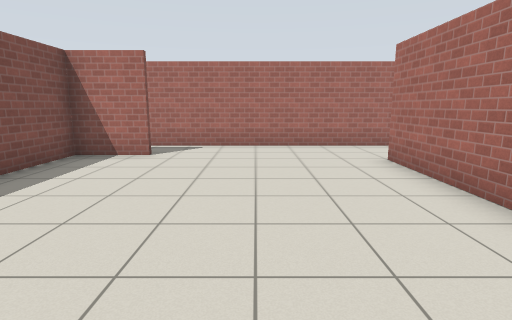
view 1 (above)

14 first-person views from a walk through a world built for the Gazebo simulator. The camera is 1.2 m above the floor, tilts 10° down and sees 80° across. The floor is counted in squares, 1 m on a side. Each view is taken from the middle of a square. On the plan, view 1 faces up. The plan holds only what a view shows up to about 13 squares ahead; the rest is blank. Simple patterns stand in for the simulator's built-in surfaces.

view 2
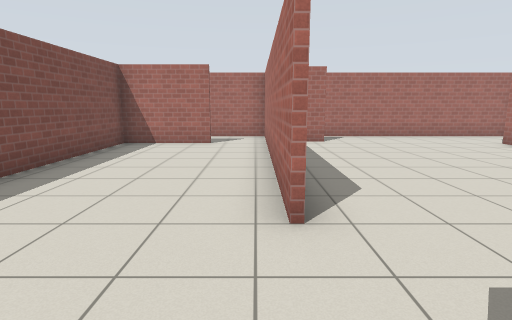

view 3
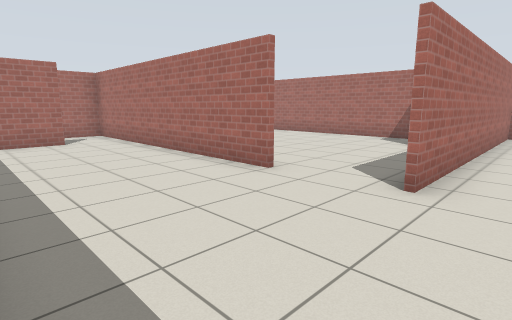

view 4
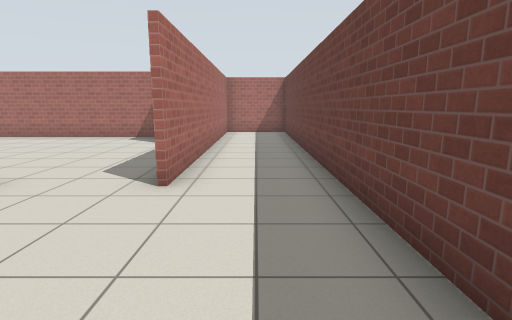

view 5
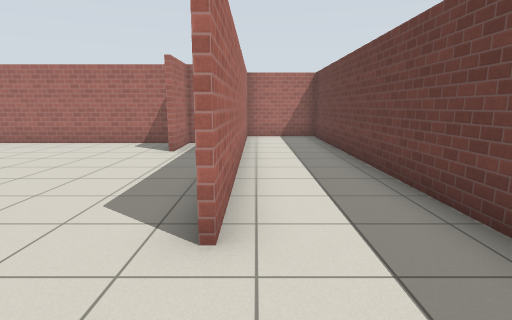

view 6
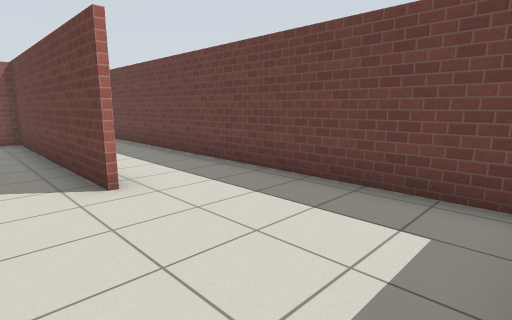

view 7
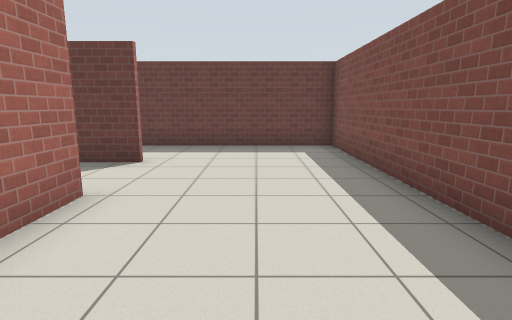

view 8
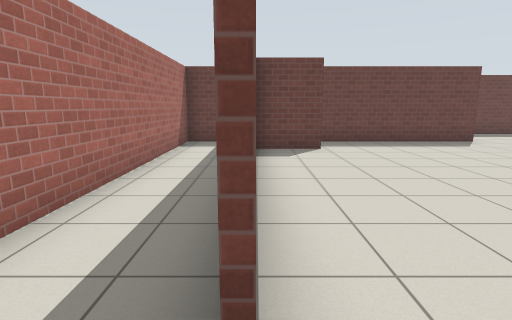

view 9
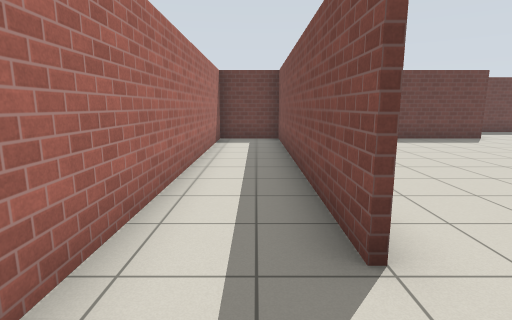

view 10
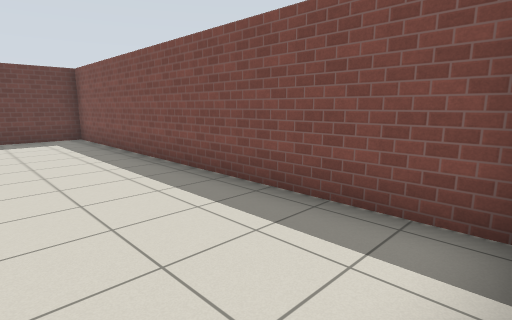

view 11
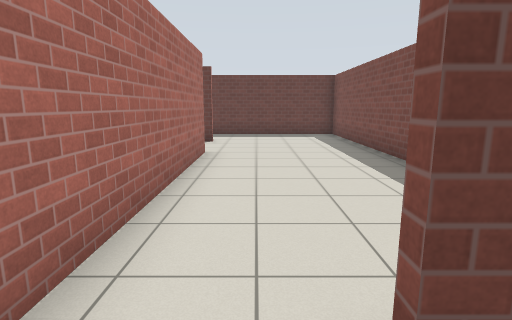

view 12
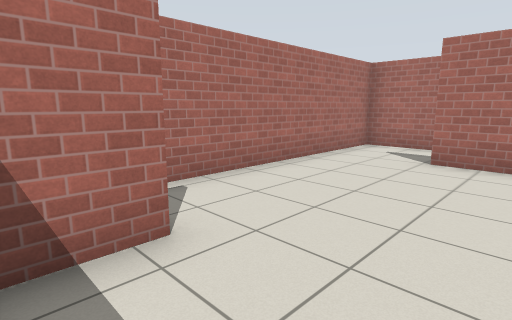

view 13
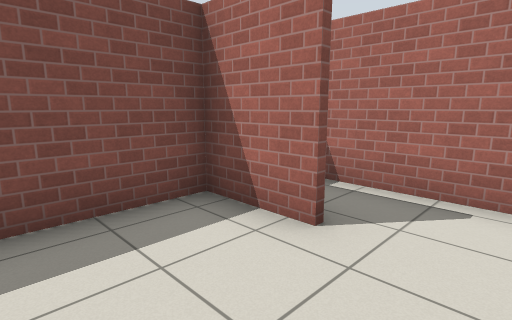

view 14
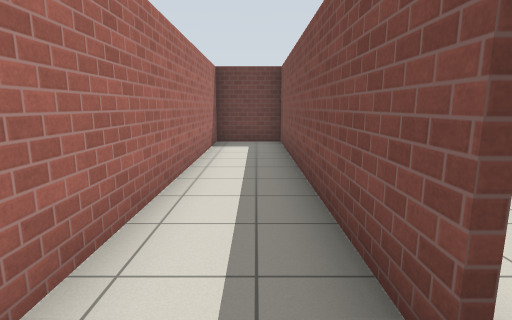

### Floor plan
Points are (right, up) in squares from view 1. A wall is a line through its corners. A room is listed if a view was taken in it or the views show most of it. See-through windows are left out.
Room 1 (views 1, 2, 3, 4, 5, 6, 7, 8, 9, 10, 12, 13, 14)
walls: (-4.7, -0.1) (-4.7, 7.6); (1.1, -0.6) (3, -0.6); (-4.6, -2.5) (3, -2.5) (3, -0.8) (1.1, -0.8); (3, -0.2) (3, 6.9); (-2.6, 7.5) (-4.5, 7.5) (-4.5, 5.1); (-6.4, 7) (-9.4, 7) (-9.4, -5.4) (5.3, -5.4) (5.3, -2.7) (-4.5, -2.7); (3.1, 6.9) (3.1, -2.5) (5.3, -2.5) (5.3, 9.3) (-3.8, 9.3)
ways out: opening at (-6, 7) to room 2
Room 2 (view 11)
walls: (-4.7, 7.6) (-4.7, 9.3) (-6.9, 9.3)
ways out: opening at (-6, 7) to room 1

Positions as (right, up) in squares from view 1, and headings:
1: (0, 0), facing up
2: (-5, -3), facing up
3: (-9, -4), facing up-right
4: (-9, -4), facing right
5: (-7, -3), facing right
6: (-9, -1), facing down-right
7: (-7, 4), facing down
8: (3, 8), facing down
9: (4, 9), facing down
10: (-6, 7), facing down-left
11: (-6, 8), facing down
12: (-4, 5), facing up-right
13: (-1, 5), facing up-left
14: (4, 8), facing down
